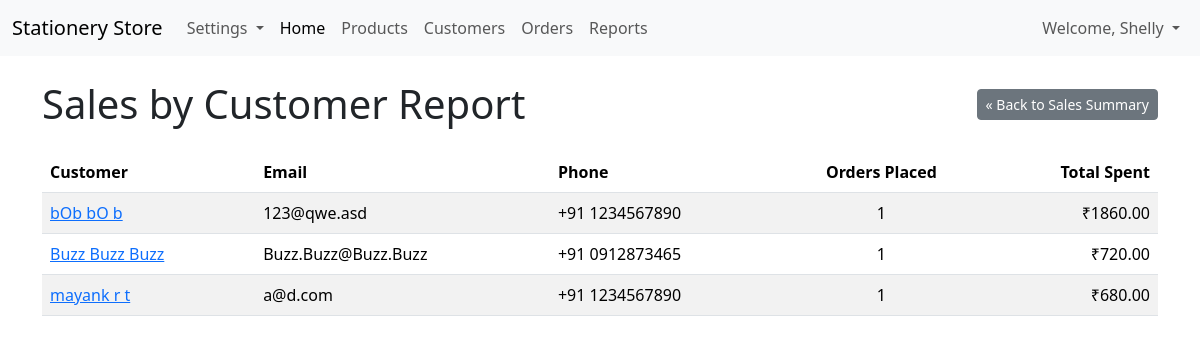
Screenshot of /reports/sales/by_customer/ (signed in) with the database file from the repository.
### customers/models.py (models this page shows, shortened)
class Customer(models.Model):
    first_name = models.CharField(max_length=100)
    middle_name = models.CharField(max_length=100, blank=True, null=True) # Optional
    last_name = models.CharField(max_length=100)
    country_code = models.CharField(
        max_length=5, # e.g., "+91", "+44", "+1" - adjust length if needed
        blank=True,
        null=True,
        default='+91', # Default to India's code
        verbose_name="Country Code"
    )
    phone_number = models.CharField(
        max_length=20, # Max length for local part
        blank=True,
        null=True,
        verbose_name="Phone Number (Local Part)" # Keep verbose name descriptive
    )
    email = models.EmailField(max_length=254, blank=True, null=True, unique=True) # Optional, but must be unique if provided
    school_grade = models.CharField(max_length=50, blank=True, null=True, verbose_name="Class") # Label changed earlier
    address = models.CharField(max_length=255, blank=True, null=True, verbose_name="Address")
    address_hint = models.CharField(max_length=255, blank=True, null=True, verbose_name="Address Hint", help_text="E.g., Landmark, Floor, Apartment number")
    postal_code = models.CharField(max_length=20, blank=True, null=True) # Kept postal code
    notes = models.TextField(blank=True, null=True) # General notes/preferences
    created_at = models.DateTimeField(auto_now_add=True)
    updated_at = models.DateTimeField(auto_now=True)
    class Meta:
        ordering = ('last_name', 'first_name') # Order customers by name
    @property
    def full_name(self):
        if self.middle_name:
            return f"{self.first_name} {self.middle_name} {self.last_name}"
        return f"{self.first_name} {self.last_name}"
    @property
    def full_phone_number(self):
        if self.country_code and self.phone_number:
            return f"{self.country_code} {self.phone_number}"
        elif self.phone_number: # If only local part exists (e.g., older data or code missing)
            return self.phone_number
        else:
            return None # Or return an empty string "" if preferred

### reports/views.py (the view)
# urls.py: path('sales/by_customer/', views.sales_by_customer_report_view, name='sales_by_customer'),
@login_required
def sales_by_customer_report_view(request):
    if not (user_in_group(request.user, 'Manager') or request.user.is_superuser):
         raise PermissionDenied
    page_title = "Sales by Customer Report"
    relevant_order_statuses = [Order.ORDER_STATUS_COMPLETED, Order.ORDER_STATUS_PROCESSING]
    customers_with_sales = Customer.objects.annotate(
        total_spent=Coalesce(
            Sum(
                'orders__total_amount', # Double underscore to traverse relationship
                filter=Q(orders__status__in=relevant_order_statuses) # Filter orders being summed
            ),
            Decimal('0.00'),
            output_field=DecimalField()
        ),
        order_count=Count(
            'orders',
            filter=Q(orders__status__in=relevant_order_statuses) # Filter orders being counted
        )
    ).filter(
        order_count__gt=0 # Only include customers who have placed relevant orders
    ).order_by(
        '-total_spent' # Show top spenders first
    )
    context = {
        'page_title': page_title,
        'customers_sales_data': customers_with_sales,
    }
    return render(request, 'reports/sales_by_customer_report.html', context)

### reports/views.py (called while the page is built)
def user_in_group(user, group_name):
    return user.groups.filter(name=group_name).exists()

### reports/templates/reports/sales_by_customer_report.html (shortened to what this page needs)
{% extends "base.html" %}
{% block content %}
<div class="d-flex justify-content-between align-items-center mb-4">
    <h1 class="mb-0">{{ page_title|default:"Sales by Customer" }}</h1>
    <a href="{% url 'reports:sales_summary' %}" class="btn btn-secondary btn-sm">« Back to Sales Summary</a>
</div>
{% if customers_sales_data %}
  <div class="table-responsive">
    <table class="table table-striped table-hover">
      <thead>
        <tr>
          <th scope="col">Customer</th>
          <th scope="col">Email</th>
          <th scope="col">Phone</th>
          <th scope="col" class="text-center">Orders Placed</th>
          <th scope="col" class="text-end">Total Spent</th>
        </tr>
      </thead>
      <tbody>
        {% for customer in customers_sales_data %}
          <tr>
            <td>
              <a href="{% url 'customers:customer_detail' pk=customer.pk %}">{{ customer.full_name }}</a>
            </td>
            <td>{{ customer.email|default:"-" }}</td>
            <td>{{ customer.full_phone_number|default:"-" }}</td>
            <td class="text-center">{{ customer.order_count }}</td>
            <td class="text-end">₹{{ customer.total_spent|floatformat:2 }}</td>
          </tr>
        {% endfor %}
      </tbody>
    </table>
  </div>
{% else %}
  <div class="alert alert-info" role="alert">
    No customer sales data found for the selected criteria.
  </div>
{% endif %}
{% endblock %}

### templates/base.html (shortened to what this page needs)
<!doctype html>
<html lang="en">
  <head>
    {% load auth_extras %}
    <link href="https://cdn.jsdelivr.net/npm/bootstrap@5.3.5/dist/css/bootstrap.min.css" rel="stylesheet">
  </head>
  <body>
    <nav class="navbar navbar-expand-lg navbar-light bg-light mb-4">
      <div class="container-fluid">
        <a class="navbar-brand" href="{% url 'dashboard:dashboard_home' %}">Stationery Store</a>
        <div class="collapse navbar-collapse" id="navbarNav">
            <ul class="navbar-nav">
            {% if user.is_authenticated %}
              {% if user.is_superuser or user|has_group:"Manager" %}
              <li class="nav-item dropdown">
                 <a class="nav-link dropdown-toggle" href="#" id="settingsDropdown" role="button" data-bs-toggle="dropdown" aria-expanded="false">
                   Settings
                 </a>
               </li>
               {% endif %}
           {% endif %}
              <li class="nav-item">
                <a class="nav-link active" aria-current="page" href="#">Home</a>
              </li>
              <li class="nav-item">
                 <a class="nav-link" href="{% url 'inventory:product_list' %}">Products</a>
              </li>
              <li class="nav-item">
                 <a class="nav-link" href="{% url 'customers:customer_list' %}">Customers</a>
              </li>
              <li class="nav-item">
                <a class="nav-link" href="{% url 'orders:order_list' %}">Orders</a>
             </li>
             {% if user.is_authenticated %}
        {% if user.is_superuser or user|has_group:"Manager" %}
          <li class="nav-item">
             <a class="nav-link" href="{% url 'reports:sales_summary' %}">Reports</a>
          </li>
        {% endif %}
     {% endif %}
            </ul>
        <ul class="navbar-nav ms-auto mb-2 mb-lg-0">
             {% if user.is_authenticated %}
                <li class="nav-item dropdown">
                  <a class="nav-link dropdown-toggle" href="#" id="userDropdown" role="button" data-bs-toggle="dropdown" aria-expanded="false">
                    Welcome, {{ user.get_full_name|default:user.username }}
                  </a>
                </li>
            {% else %}
                <li class="nav-item">
                    <a class="nav-link" href="{% url 'login' %}?next={{ request.path|urlencode }}">Login</a>
                </li>
            {% endif %}
        </ul>
        </div>
      </div>
    </nav>
    <main class="container">
        {% block content %}
        {% endblock %}
      </main>
  </body>
</html>

### rows the page displays
Customer: full_name "bOb bO b", email "123@qwe.asd", full_phone_number "+91 1234567890", order_count "1", total_spent "1860.00"
Customer: full_name "Buzz Buzz Buzz", email "Buzz.Buzz@Buzz.Buzz", full_phone_number "+91 0912873465", order_count "1", total_spent "720.00"
Customer: full_name "mayank r t", email "a@d.com", full_phone_number "+91 1234567890", order_count "1", total_spent "680.00"

### other values shown
{{ user.get_full_name|default:user.username }} "Shelly"
{{ page_title|default:"Sales by Customer" }} "Sales by Customer Report"
